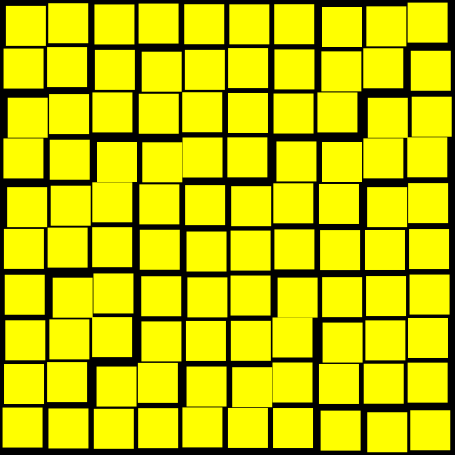
Frame 1 (no input)
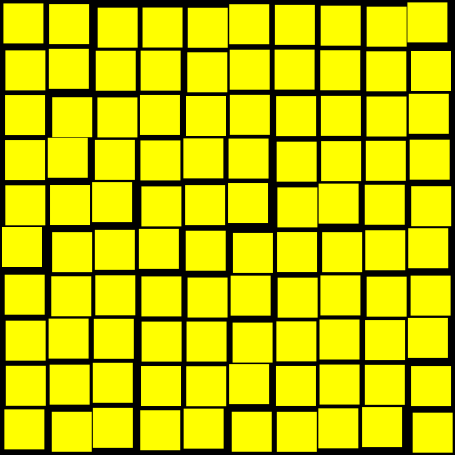
Frame 60 (the mouse pressed at the canvas centre just before this capture)
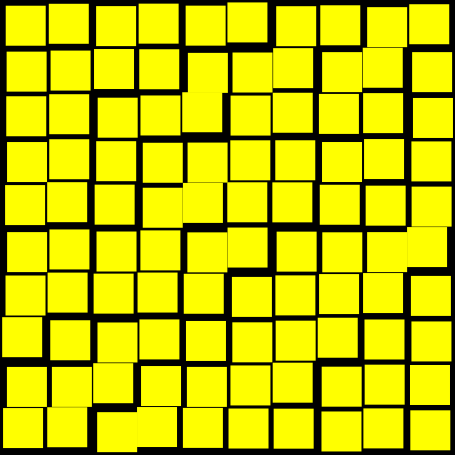
Frame 120 (the mouse held since frame 60 and released just before this capture)

The Processing sketch that drew these frames (run headless with seeded random() and noise(); from frame 60 on, the mouse is pressed at the canvas centre):

// Processing sketch: sketch_210923e
// ── sketch_210923e.pde
void setup() {
  size(455, 455);
  noStroke();
  fill(255, 255, 0);
  frameRate(24);
  smooth(8);
  
}


void draw() {
  background(0);
  for (int i = 5; i <= 450; i = i + 45) {
    for (int j = 5; j <= 450; j = j + 45 ) {
      float r = random(-3, 3);
      rect(i+r, j+r, 40, 40);
      redraw();
      
    }
  }
}
